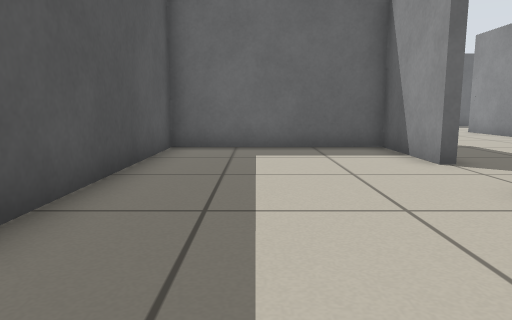
view 1 (above)

24 first-person views from a walk through a robot-simulator world made for Stage. The camera is 0.5 m above the floor, tilts 8° down and sees 70° across. The lines on the ground mark 1 m squares. The floor is counted in squares, 0.5 m on a side. Each view is taken from the middle of a square. On the plan, view 1 faces up. The plan holds only what a view shows up to about 13 squares ahead; the rest is blank. Robots are left out.

view 2
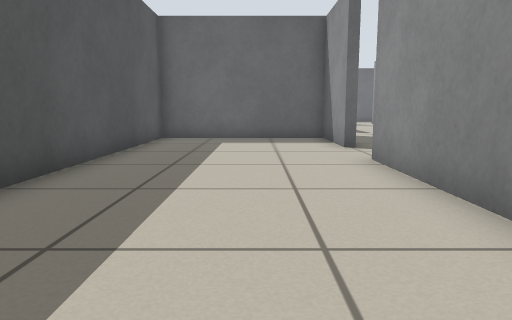

view 3
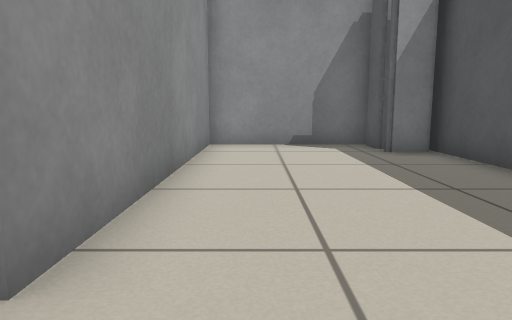

view 4
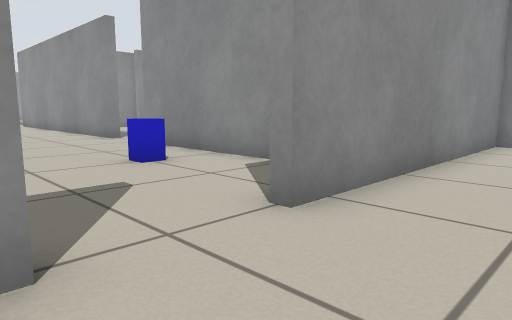

view 5
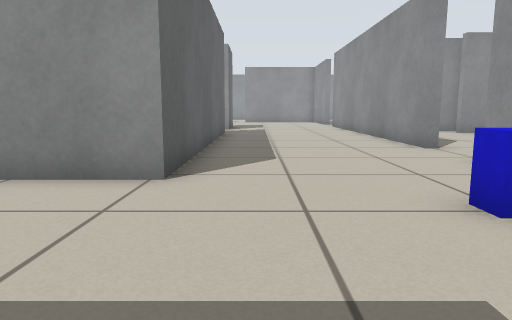

view 6
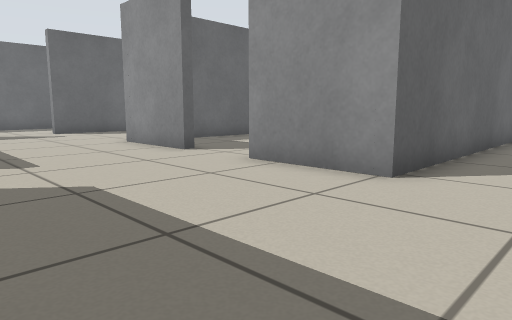

view 7
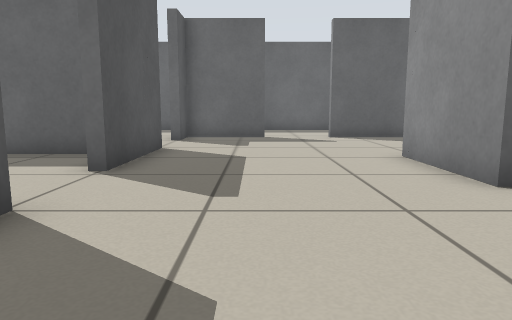

view 8
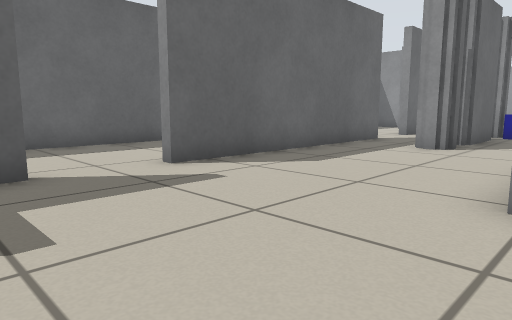

view 9
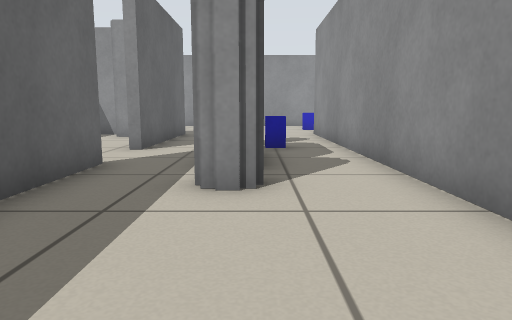

view 10
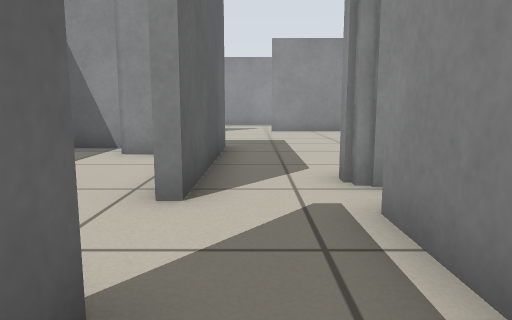

view 11
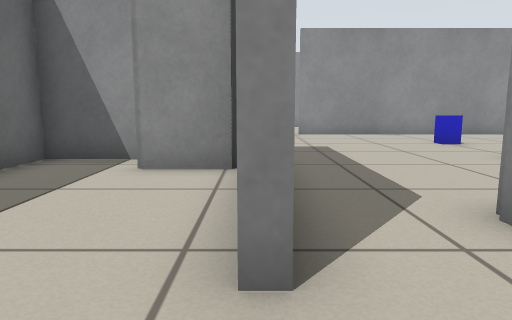

view 12
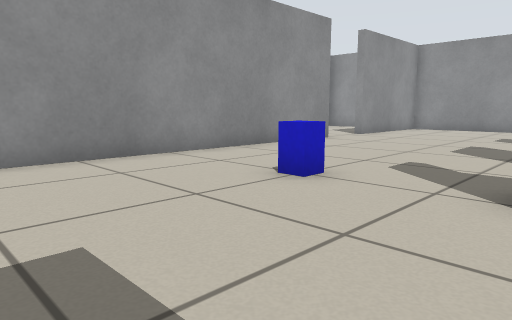

view 13
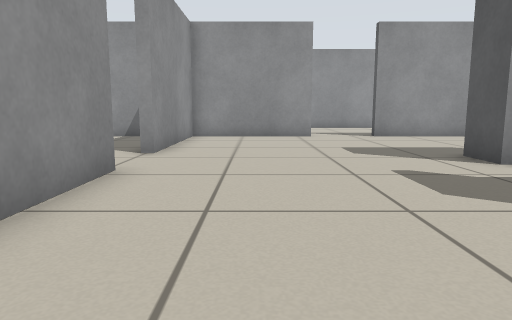

view 14
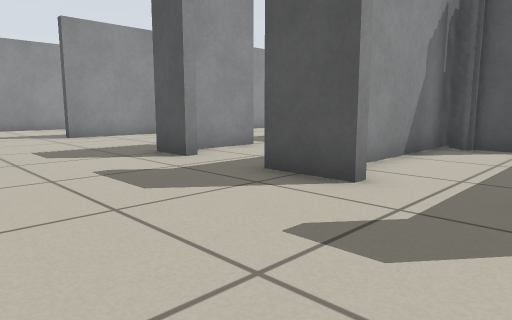

view 15
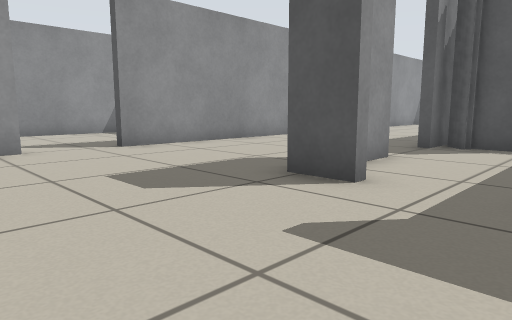

view 16
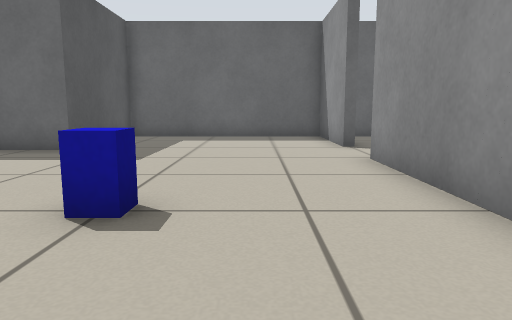

view 17
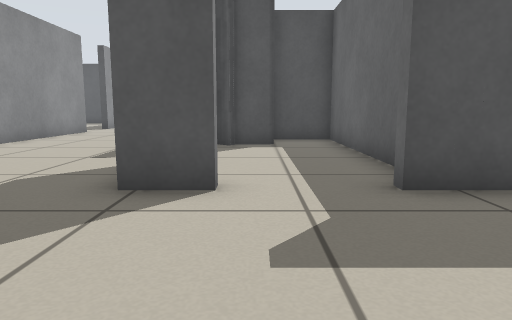

view 18
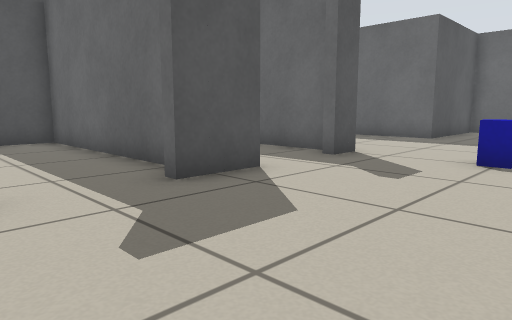

view 19
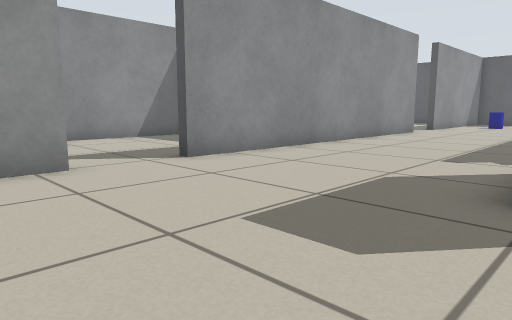

view 20
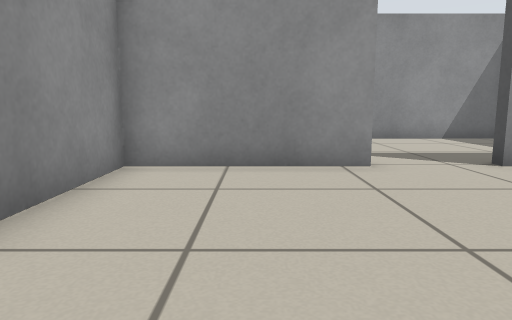

view 21
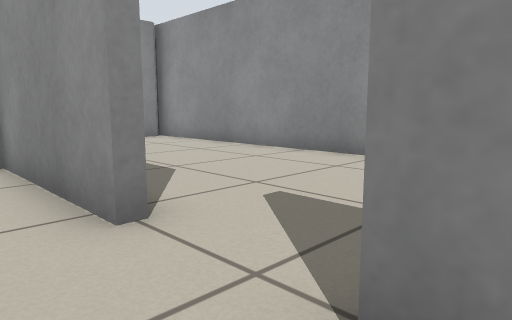

view 22
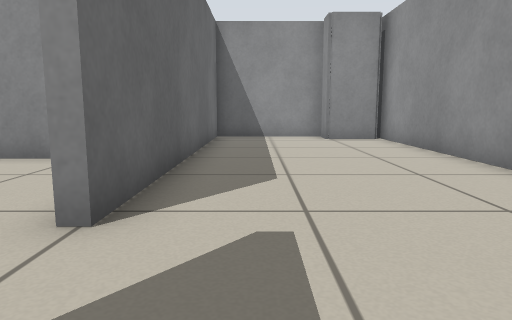

view 23
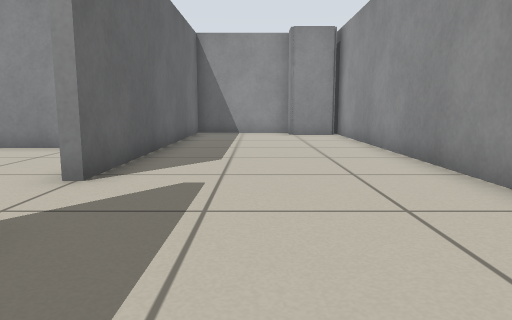

view 24
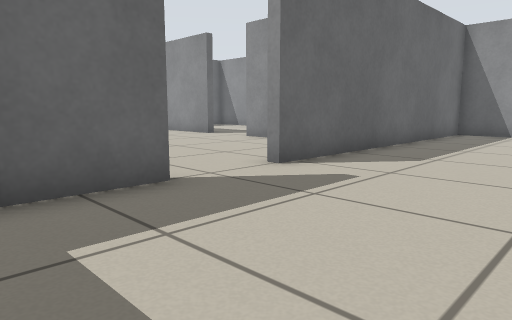

### Floor plan
Ten units are one square. View 1 is at (0, 0); x grows to the right and y downward. Boxes are objects, and circles mark ways between rooms. Rooms are numbered by the first view taken in them; rooms with no view inside come last. Other rooms are left out.
<svg viewBox="-27 -257 404 304">
<path fill="none" stroke="#000" d="M33 -64 33 -95 -22 -95 -22 29M-21 23 -10 23M-10 29 -10 42 33 42 33 -42M188 -96 188 -84M216 -76 238 -76M190 -85 190 -80M234 -114 194 -114M192 -126 192 -121M181 -117 229 -117M190 -132 190 -124M246 -86 246 -72M246 -126 246 -108M174 -73 91 -73 91 -104M240 -154 218 -154M246 -158 246 -148M185 -179 160 -179M131 -157 234 -157M151 -179 144 -179M269 -17 313 -17 313 -69M313 -90 313 -194M131 -17 248 -17M166 -208 144 -208M91 -126 91 -158M313 -215 313 -252 246 -252 246 -208 189 -208M59 -17 110 -17M36 -155 36 -138M165 -188 185 -188M64 -208 36 -208 36 -195M144 -179 144 -188M36 -174 36 -155M144 -208 85 -208M248 -14 226 -14M360 41 360 23 372 23 372 -14 269 -14M210 42 368 42M194 -114 172 -114 172 -95M180 -76 195 -76"/>
<rect x="65" y="-45" width="20" height="20" fill="#bbb"><title>blue box</title></rect>
<rect x="185" y="-185" width="20" height="20" fill="#bbb"><title>blue box</title></rect>
<rect x="265" y="-165" width="20" height="20" fill="#bbb"><title>blue box</title></rect>
<circle cx="40" cy="-55" r="3" fill="#2a7"/>
<circle cx="145" cy="-165" r="3" fill="#2a7"/>
<circle cx="155" cy="-200" r="3" fill="#2a7"/>
<circle cx="160" cy="-180" r="3" fill="#2a7"/>
<circle cx="65" cy="-145" r="3" fill="#2a7"/>
<circle cx="260" cy="-10" r="3" fill="#2a7"/>
<circle cx="190" cy="-100" r="3" fill="#2a7"/>
<text x="10" y="-30">1</text>
<text x="210" y="-100">2</text>
<text x="90" y="-180">3</text>
<text x="290" y="10">4</text>
<text x="180" y="-100">5</text>
</svg>
Room 1 opens to room 2. Room 2 opens to room 3. Room 2 opens to room 4. Room 2 opens to room 5.

Where each view was taken, in squares from view 1:
view 1: 0 up, 0 right, facing up
view 2: 3 down, 1 right, facing up
view 3: 6 up, 2 right, facing down
view 4: 7 up, 1 right, facing down-right
view 5: 6 up, 4 right, facing right
view 6: 5 up, 4 right, facing up-right
view 7: 8 up, 6 right, facing up
view 8: 15 up, 5 right, facing up-right
view 9: 18 up, 10 right, facing right
view 10: 20 up, 15 right, facing right
view 11: 21 up, 17 right, facing right
view 12: 20 up, 24 right, facing down-right
view 13: 15 up, 29 right, facing down
view 14: 15 up, 29 right, facing down-left
view 15: 11 up, 29 right, facing down-left
view 16: 12 up, 29 right, facing up
view 17: 9 up, 29 right, facing left
view 18: 8 up, 29 right, facing up-left
view 19: 8 up, 29 right, facing down-left
view 20: 8 up, 29 right, facing down
view 21: 3 up, 24 right, facing down-right
view 22: 0 up, 24 right, facing right
view 23: 1 down, 22 right, facing right
view 24: 3 down, 22 right, facing up-right
